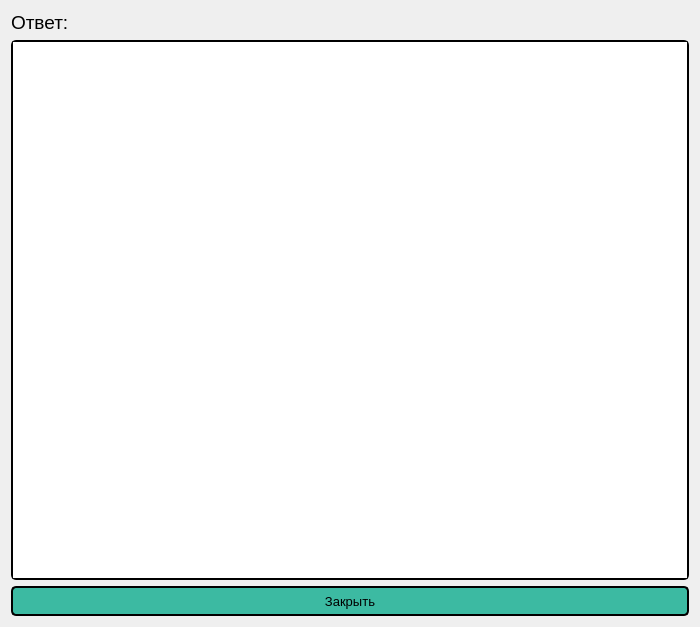
<?xml version="1.0" encoding="UTF-8"?>
<ui version="4.0">
 <class>solution</class>
 <widget class="QDialog" name="solution">
  <property name="geometry">
   <rect>
    <x>0</x>
    <y>0</y>
    <width>700</width>
    <height>627</height>
   </rect>
  </property>
  <property name="sizePolicy">
   <sizepolicy hsizetype="Minimum" vsizetype="Minimum">
    <horstretch>0</horstretch>
    <verstretch>0</verstretch>
   </sizepolicy>
  </property>
  <property name="windowTitle">
   <string>Ответ</string>
  </property>
  <layout class="QGridLayout" name="gridLayout">
   <item row="1" column="0" colspan="2">
    <widget class="QLabel" name="label">
     <property name="font">
      <font>
       <pointsize>14</pointsize>
      </font>
     </property>
     <property name="text">
      <string>Ответ:</string>
     </property>
    </widget>
   </item>
   <item row="2" column="0" colspan="2">
    <widget class="QTextBrowser" name="solutionBrowser">
     <property name="font">
      <font>
       <family>Consolas</family>
       <pointsize>10</pointsize>
      </font>
     </property>
     <property name="styleSheet">
      <string notr="true">QTextBrowser{
	border: 2px solid black;
     border-radius: 5px;
}</string>
     </property>
    </widget>
   </item>
   <item row="3" column="0" colspan="2">
    <widget class="QPushButton" name="closeButton">
     <property name="minimumSize">
      <size>
       <width>0</width>
       <height>30</height>
      </size>
     </property>
     <property name="font">
      <font>
       <pointsize>10</pointsize>
      </font>
     </property>
     <property name="styleSheet">
      <string notr="true">QPushButton:pressed {
    background-color: qlineargradient(spread:pad, x1:0, y1:0, x2:0, y2:1,   stop:0 rgba(60, 186, 162, 255), stop:1 rgba(98, 211, 162, 255))
}
QPushButton {
     background-color: #3cbaa2; border: 2px solid black;
     border-radius: 5px;
}
</string>
     </property>
     <property name="text">
      <string>Закрыть</string>
     </property>
    </widget>
   </item>
  </layout>
 </widget>
 <resources/>
 <connections/>
</ui>
